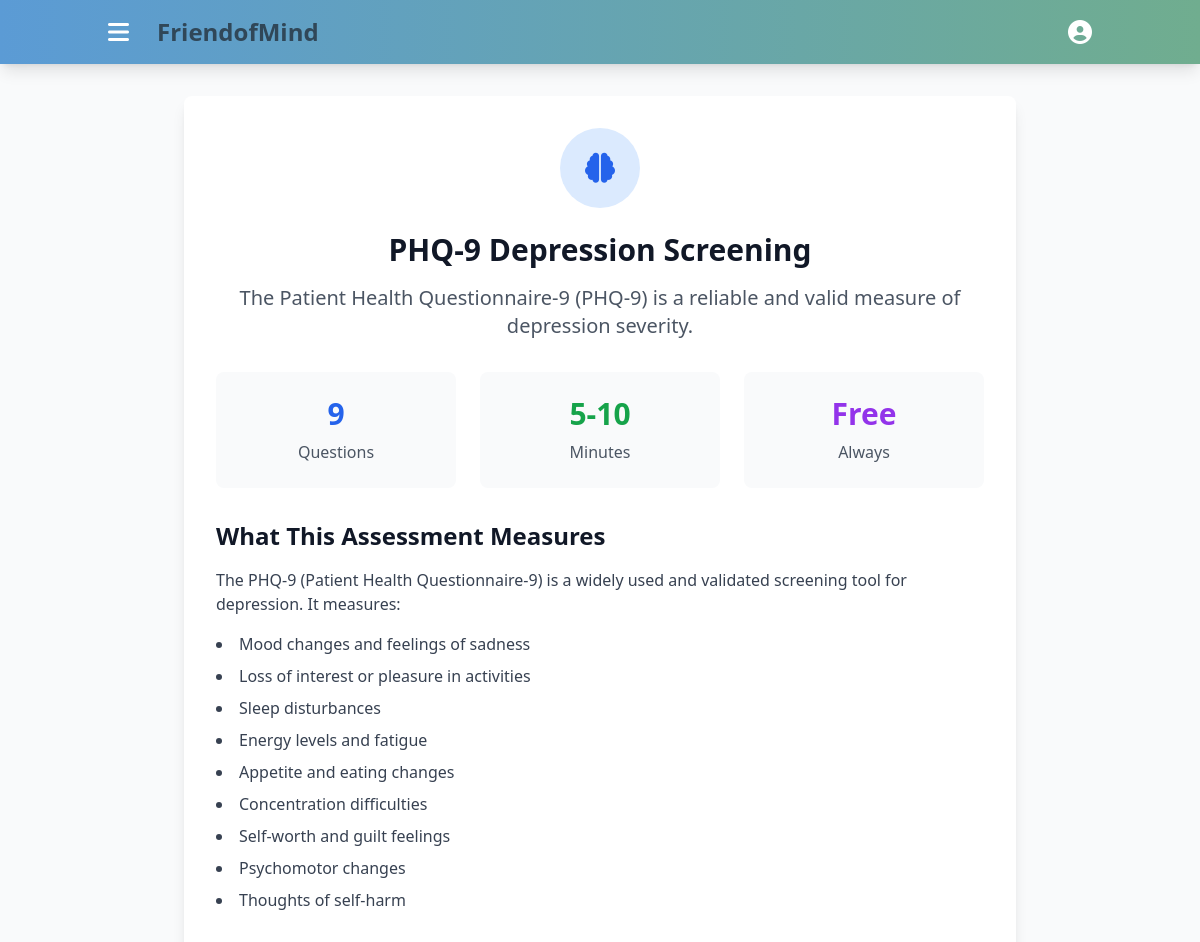
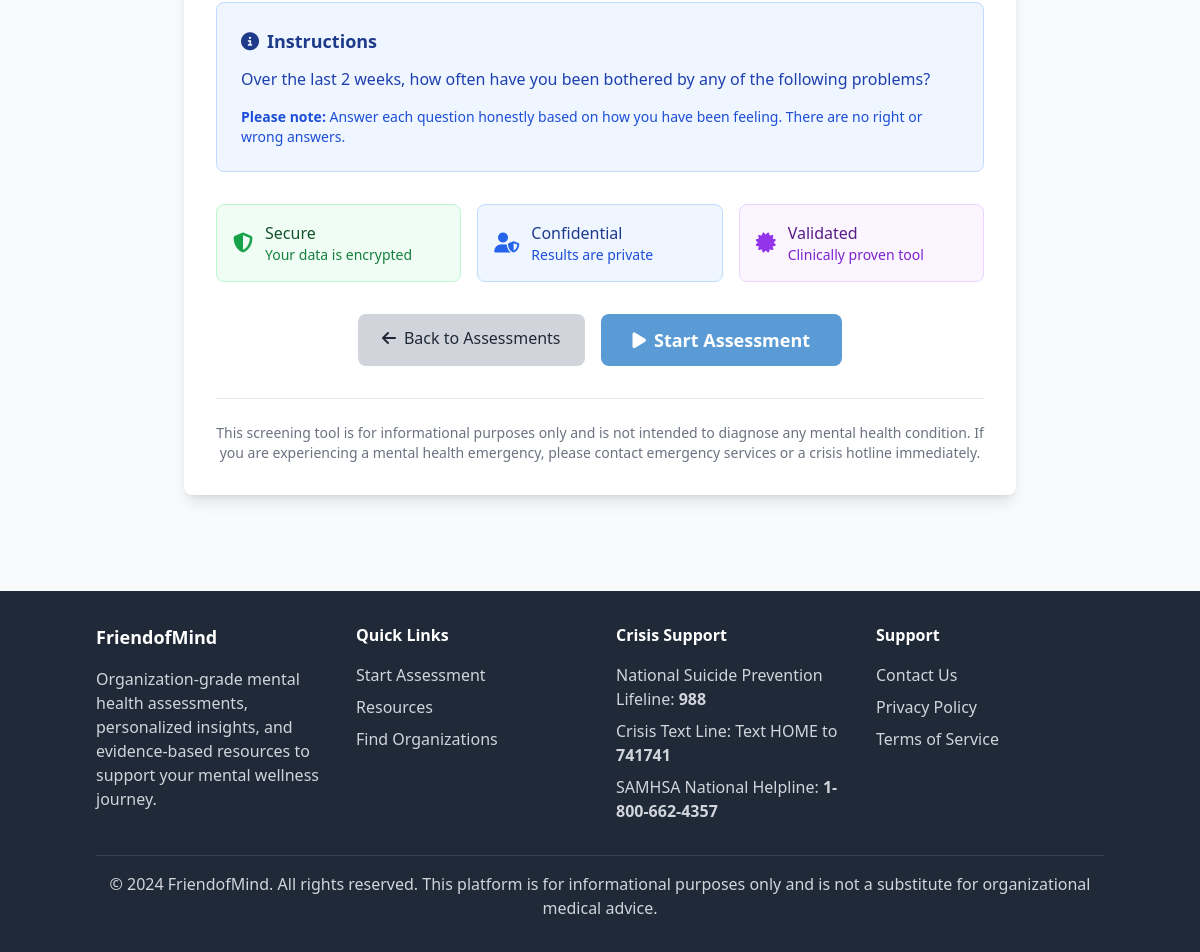
The app's page /screening/phq9/ (signed in) with its own data (2 pictures, top to bottom).
### screening/models.py (models this page shows, shortened)
class Assessment(models.Model):
    ASSESSMENT_TYPES = [
        ('phq9', 'PHQ-9 (Depression)'),
        ('gad7', 'GAD-7 (Anxiety)'),
        ('pss', 'PSS (Perceived Stress Scale)')
    ]
    name = models.CharField(max_length=50, choices=ASSESSMENT_TYPES)
    title = models.CharField(max_length=200)
    description = models.TextField()
    instructions = models.TextField()
    is_active = models.BooleanField(default=True)
    created_at = models.DateTimeField(default=timezone.now)

### screening/views.py (the view)
# urls.py: path('<str:assessment_type>/', views.AssessmentDetailView.as_view(), name='assessment_detail'),
class AssessmentDetailView(LoginRequiredMixin, DetailView):
    model = Assessment
    template_name = 'screening/assessment_detail.html'
    slug_field = 'name'
    slug_url_kwarg = 'assessment_type'

### templates/screening/assessment_detail.html (shortened to what this page needs)
{% extends 'base.html' %}
{% block content %}
<div class="max-w-4xl mx-auto px-4 sm:px-6 lg:px-8 py-8">
    <div class="bg-white rounded-lg shadow-lg p-8">
        <div class="text-center mb-8">
            {% if assessment.name == 'phq9' %}
                <div class="bg-blue-100 w-20 h-20 rounded-full flex items-center justify-center mx-auto mb-6">
                    <i class="fas fa-brain text-blue-600 text-3xl"></i>
                </div>
            {% elif assessment.name == 'gad7' %}
                <div class="bg-green-100 w-20 h-20 rounded-full flex items-center justify-center mx-auto mb-6">
                    <i class="fas fa-heart text-green-600 text-3xl"></i>
                </div>
            {% else %}
                <div class="bg-purple-100 w-20 h-20 rounded-full flex items-center justify-center mx-auto mb-6">
                    <i class="fas fa-chart-line text-purple-600 text-3xl"></i>
                </div>
            {% endif %}
            <h1 class="text-3xl font-bold text-gray-900 mb-4">{{ assessment.title }}</h1>
            <p class="text-xl text-gray-600">{{ assessment.description }}</p>
        </div>
        <div class="grid grid-cols-1 md:grid-cols-3 gap-6 mb-8">
            <div class="text-center p-6 bg-gray-50 rounded-lg">
                <div class="text-3xl font-bold text-blue-600 mb-2">{{ assessment.questions.count }}</div>
                <div class="text-gray-600">Questions</div>
            </div>
            <div class="text-center p-6 bg-gray-50 rounded-lg">
                <div class="text-3xl font-bold text-green-600 mb-2">5-10</div>
                <div class="text-gray-600">Minutes</div>
            </div>
            <div class="text-center p-6 bg-gray-50 rounded-lg">
                <div class="text-3xl font-bold text-purple-600 mb-2">Free</div>
                <div class="text-gray-600">Always</div>
            </div>
        </div>
        <div class="mb-8">
            <h2 class="text-2xl font-semibold text-gray-900 mb-4">What This Assessment Measures</h2>
            {% if assessment.name == 'phq9' %}
                <div class="prose text-gray-700">
                    <p>The PHQ-9 (Patient Health Questionnaire-9) is a widely used and validated screening tool for depression. It measures:</p>
                    <ul class="list-disc list-inside mt-4 space-y-2">
                        <li>Mood changes and feelings of sadness</li>
                        <li>Loss of interest or pleasure in activities</li>
                        <li>Sleep disturbances</li>
                        <li>Energy levels and fatigue</li>
                        <li>Appetite and eating changes</li>
                        <li>Concentration difficulties</li>
                        <li>Self-worth and guilt feelings</li>
                        <li>Psychomotor changes</li>
                        <li>Thoughts of self-harm</li>
                    </ul>
                </div>
            {% endif %}
        </div>
        <div class="mb-8 p-6 bg-blue-50 border border-blue-200 rounded-lg">
            <h3 class="text-lg font-semibold text-blue-900 mb-3">
                <i class="fas fa-info-circle mr-2"></i>Instructions
            </h3>
            <p class="text-blue-800">{{ assessment.instructions }}</p>
            <div class="mt-4 text-sm text-blue-700">
                <p><strong>Please note:</strong> Answer each question honestly based on how you have been feeling. There are no right or wrong answers.</p>
            </div>
        </div>
        <div class="mb-8 grid grid-cols-1 md:grid-cols-3 gap-4">
            <div class="flex items-center p-4 bg-green-50 border border-green-200 rounded-lg">
                <i class="fas fa-shield-alt text-green-600 text-xl mr-3"></i>
                <div>
                    <div class="font-medium text-green-900">Secure</div>
                    <div class="text-sm text-green-700">Your data is encrypted</div>
                </div>
            </div>
            <div class="flex items-center p-4 bg-blue-50 border border-blue-200 rounded-lg">
                <i class="fas fa-user-shield text-blue-600 text-xl mr-3"></i>
                <div>
                    <div class="font-medium text-blue-900">Confidential</div>
                    <div class="text-sm text-blue-700">Results are private</div>
                </div>
            </div>
            <div class="flex items-center p-4 bg-purple-50 border border-purple-200 rounded-lg">
                <i class="fas fa-certificate text-purple-600 text-xl mr-3"></i>
                <div>
                    <div class="font-medium text-purple-900">Validated</div>
                    <div class="text-sm text-purple-700">Clinically proven tool</div>
                </div>
            </div>
        </div>
        <div class="flex flex-col sm:flex-row gap-4 justify-center">
            <a href="{% url 'screening:assessment_list' %}"
               class="bg-gray-300 hover:bg-gray-400 text-gray-800 px-6 py-3 rounded-lg text-center transition duration-200">
                <i class="fas fa-arrow-left mr-2"></i>Back to Assessments
            </a>
            <a href="{% url 'screening:take_assessment' assessment.name %}"
               class="bg-primary hover:bg-blue-700 text-white px-8 py-3 rounded-lg text-center text-lg font-semibold transition duration-200">
                <i class="fas fa-play mr-2"></i>Start Assessment
            </a>
        </div>
        <div class="mt-8 text-center text-sm text-gray-500 border-t border-gray-200 pt-6">
            <p>
                This screening tool is for informational purposes only and is not intended to diagnose any mental health condition.
                If you are experiencing a mental health emergency, please contact emergency services or a crisis hotline immediately.
            </p>
        </div>
    </div>
</div>
{% endblock %}

### templates/base.html (style rules this page uses)
html { scroll-behavior: smooth; }

### records on screen
Assessment: title "PHQ-9 Depression Screening", description "The Patient Health Questionnaire-9 (PHQ-9) is a reliable and valid measure of depression severity.", questions.count "9", instructions "Over the last 2 weeks, how often have you been bothered by any of the following problems?"
